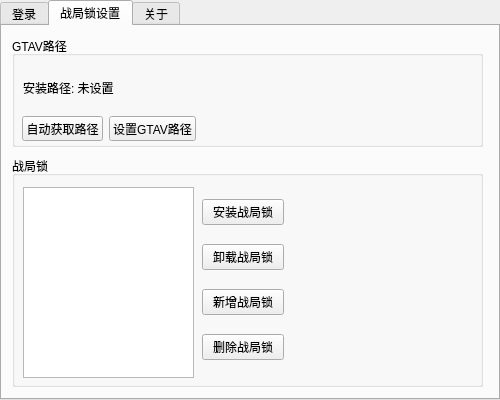
<?xml version="1.0" encoding="UTF-8"?>
<ui version="4.0">
 <class>MainWindow</class>
 <widget class="QMainWindow" name="MainWindow">
  <property name="geometry">
   <rect>
    <x>0</x>
    <y>0</y>
    <width>500</width>
    <height>400</height>
   </rect>
  </property>
  <property name="minimumSize">
   <size>
    <width>500</width>
    <height>400</height>
   </size>
  </property>
  <property name="maximumSize">
   <size>
    <width>500</width>
    <height>400</height>
   </size>
  </property>
  <property name="windowTitle">
   <string>MainWindow</string>
  </property>
  <widget class="QWidget" name="central_widget">
   <property name="enabled">
    <bool>true</bool>
   </property>
   <property name="minimumSize">
    <size>
     <width>0</width>
     <height>400</height>
    </size>
   </property>
   <widget class="QTabWidget" name="tab_main">
    <property name="enabled">
     <bool>true</bool>
    </property>
    <property name="geometry">
     <rect>
      <x>0</x>
      <y>0</y>
      <width>500</width>
      <height>400</height>
     </rect>
    </property>
    <property name="minimumSize">
     <size>
      <width>500</width>
      <height>400</height>
     </size>
    </property>
    <property name="maximumSize">
     <size>
      <width>500</width>
      <height>400</height>
     </size>
    </property>
    <property name="currentIndex">
     <number>1</number>
    </property>
    <property name="documentMode">
     <bool>false</bool>
    </property>
    <property name="tabsClosable">
     <bool>false</bool>
    </property>
    <property name="movable">
     <bool>false</bool>
    </property>
    <property name="tabBarAutoHide">
     <bool>false</bool>
    </property>
    <widget class="QWidget" name="tab_login">
     <property name="enabled">
      <bool>false</bool>
     </property>
     <attribute name="title">
      <string>登录</string>
     </attribute>
     <widget class="QLabel" name="lab_login_img">
      <property name="geometry">
       <rect>
        <x>30</x>
        <y>30</y>
        <width>300</width>
        <height>300</height>
       </rect>
      </property>
      <property name="text">
       <string/>
      </property>
     </widget>
     <widget class="QWidget" name="layoutWidget">
      <property name="geometry">
       <rect>
        <x>350</x>
        <y>60</y>
        <width>131</width>
        <height>231</height>
       </rect>
      </property>
      <layout class="QVBoxLayout" name="vl_login">
       <item>
        <widget class="QLabel" name="lab_login_info">
         <property name="text">
          <string>账号信息:未登录</string>
         </property>
        </widget>
       </item>
       <item>
        <widget class="QPushButton" name="btn_img_refresh">
         <property name="text">
          <string>刷新二维码</string>
         </property>
        </widget>
       </item>
       <item>
        <widget class="QPushButton" name="btn_logout">
         <property name="text">
          <string>注销登录</string>
         </property>
        </widget>
       </item>
      </layout>
     </widget>
    </widget>
    <widget class="QWidget" name="tab_startup">
     <attribute name="title">
      <string>战局锁设置</string>
     </attribute>
     <widget class="QGroupBox" name="gb_startup">
      <property name="geometry">
       <rect>
        <x>10</x>
        <y>130</y>
        <width>471</width>
        <height>231</height>
       </rect>
      </property>
      <property name="title">
       <string>战局锁</string>
      </property>
      <widget class="QListWidget" name="list_startup">
       <property name="geometry">
        <rect>
         <x>11</x>
         <y>31</y>
         <width>171</width>
         <height>191</height>
        </rect>
       </property>
       <property name="toolTip">
        <string>战局锁列表</string>
       </property>
       <property name="whatsThis">
        <string/>
       </property>
       <property name="sortingEnabled">
        <bool>false</bool>
       </property>
      </widget>
      <widget class="QWidget" name="layoutWidget">
       <property name="geometry">
        <rect>
         <x>190</x>
         <y>30</y>
         <width>82</width>
         <height>191</height>
        </rect>
       </property>
       <layout class="QVBoxLayout" name="vl_startup_btn">
        <item>
         <widget class="QPushButton" name="btn_set_startup">
          <property name="text">
           <string>安装战局锁</string>
          </property>
         </widget>
        </item>
        <item>
         <widget class="QPushButton" name="btn_unset_startup">
          <property name="text">
           <string>卸载战局锁</string>
          </property>
         </widget>
        </item>
        <item>
         <widget class="QPushButton" name="btn_add_startup">
          <property name="text">
           <string>新增战局锁</string>
          </property>
         </widget>
        </item>
        <item>
         <widget class="QPushButton" name="btn_del_startup">
          <property name="text">
           <string>删除战局锁</string>
          </property>
         </widget>
        </item>
       </layout>
      </widget>
     </widget>
     <widget class="QGroupBox" name="gb_game_path">
      <property name="geometry">
       <rect>
        <x>10</x>
        <y>10</y>
        <width>471</width>
        <height>111</height>
       </rect>
      </property>
      <property name="title">
       <string>GTAV路径</string>
      </property>
      <widget class="QWidget" name="layoutWidget">
       <property name="geometry">
        <rect>
         <x>10</x>
         <y>80</y>
         <width>174</width>
         <height>25</height>
        </rect>
       </property>
       <layout class="QHBoxLayout" name="hl_game_path_btn">
        <item>
         <widget class="QPushButton" name="btn_auto_game_path">
          <property name="text">
           <string>自动获取路径</string>
          </property>
         </widget>
        </item>
        <item>
         <widget class="QPushButton" name="btn_set_game_path">
          <property name="text">
           <string>设置GTAV路径</string>
          </property>
         </widget>
        </item>
       </layout>
      </widget>
      <widget class="QLabel" name="lab_game_path">
       <property name="geometry">
        <rect>
         <x>11</x>
         <y>31</y>
         <width>441</width>
         <height>41</height>
        </rect>
       </property>
       <property name="text">
        <string>安装路径: 未设置</string>
       </property>
      </widget>
     </widget>
    </widget>
    <widget class="QWidget" name="tab_about">
     <attribute name="title">
      <string>关于</string>
     </attribute>
     <widget class="QGroupBox" name="gb_about">
      <property name="geometry">
       <rect>
        <x>50</x>
        <y>50</y>
        <width>361</width>
        <height>191</height>
       </rect>
      </property>
      <property name="title">
       <string>软件信息</string>
      </property>
      <widget class="QLabel" name="lab_version">
       <property name="geometry">
        <rect>
         <x>30</x>
         <y>130</y>
         <width>300</width>
         <height>50</height>
        </rect>
       </property>
       <property name="text">
        <string>软件版本: x.x.x(xxxx)</string>
       </property>
      </widget>
      <widget class="QLabel" name="lab_about">
       <property name="geometry">
        <rect>
         <x>30</x>
         <y>39</y>
         <width>300</width>
         <height>80</height>
        </rect>
       </property>
       <property name="text">
        <string>&lt;html&gt;&lt;head/&gt;&lt;body&gt;&lt;p&gt;基于PyQT6实现的, GTAV线上模式多战局锁切换工具&lt;/p&gt;&lt;p&gt;作者: Himeko&lt;/p&gt;&lt;p&gt;项目地址: &lt;a href=&quot;https://github.com/HimekoEx/GTAV_StartupMeta_Tool&quot;&gt;&lt;span style=&quot; text-decoration: underline; color:#007af4;&quot;&gt;GTAV_StartupMeta_Tool&lt;/span&gt;&lt;/a&gt;&lt;/p&gt;&lt;/body&gt;&lt;/html&gt;</string>
       </property>
       <property name="openExternalLinks">
        <bool>true</bool>
       </property>
      </widget>
     </widget>
    </widget>
   </widget>
  </widget>
 </widget>
 <resources/>
 <connections/>
</ui>
